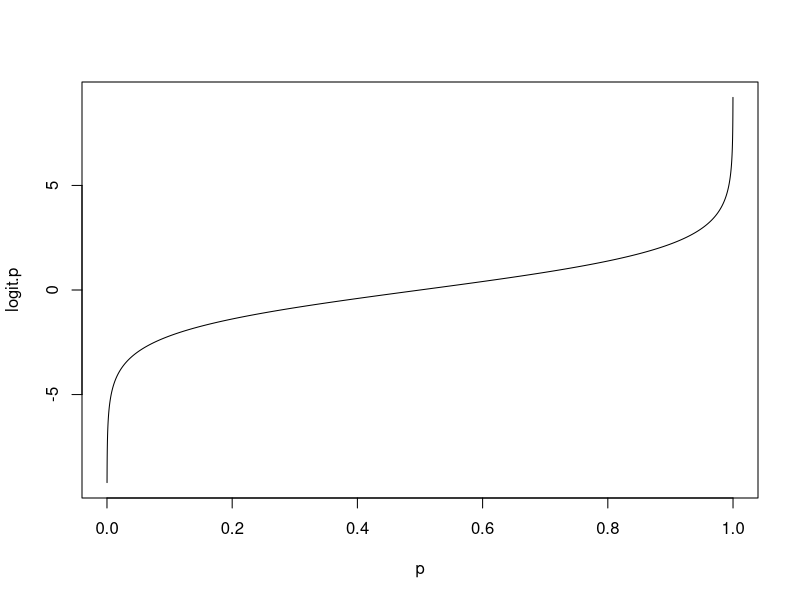

This figure's R source:
## ---- chunk 1
p <- seq(.0001, .9999, .0001)
logit.p <- log(p / (1-p))
plot(p, logit.p, type="l")
## ---- chunk 2
x <- 0:5
beta.0 <- 0
beta.1 <- 1
logit.p <-  beta.0 + beta.1 * x
p <- exp(logit.p) / (1 + exp(logit.p))
p
## ---- chunk 3
oring <- read.csv("./oring.csv")
head(oring)
oring$Y <- oring$Fail == "yes"
mod <- glm(Y ~ Temperature + Pressure, data=oring, family=binomial(logit))
summary(mod)
## ---- chunk 4
predict(mod, newdata=data.frame(Temperature=73, Pressure=190)) # prob in log-odds scale
predict(mod, newdata=data.frame(Temperature=73, Pressure=190), type="response") # predicted probability
